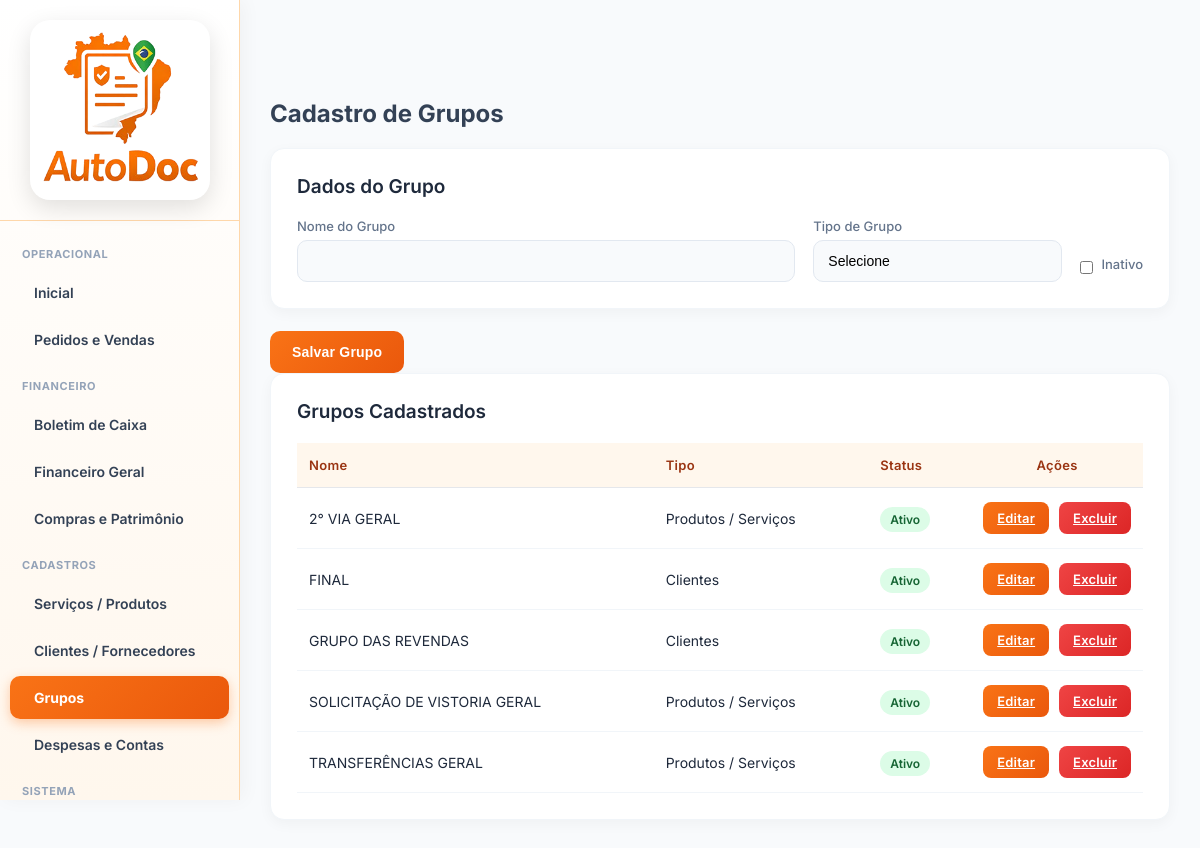
/user/frmGrupo.php (signed in), run on the app's committed database.
### tables this page shows
CREATE TABLE `grupos` (
  `Id` int NOT NULL AUTO_INCREMENT,
  `Nome` varchar(150) DEFAULT NULL,
  `Tipo` char(1) DEFAULT NULL,
  `Inativo` tinyint(1) DEFAULT NULL,
  `idEmpresa` int DEFAULT NULL,
  `DataCadastro` datetime DEFAULT CURRENT_TIMESTAMP,
  PRIMARY KEY (`Id`)
);

### base/baseFuncoes.php (called while the page is built, shortened)
<?php
require_once 'connection.php';
function ExSqlNET($sql, $conn = null, $params = [])
{
    if ($conn === null) {
        global $dbGeralNET;
        $conn = $dbGeralNET;
    }
    $stmt = $conn->prepare($sql);
    $stmt->execute($params);
    return $stmt->fetchAll(PDO::FETCH_ASSOC);
}
?>

### user/frmGrupo.php (the view, shortened to what this page needs)
<?php
require_once '../base/connection.php';
include '../base/baseFuncoes.php';
$idEmpresa = $_SESSION['idEmpresa'] ?? 0;
$grupoEditar = null;
$grupos = ExSqlNET("
    SELECT Nome, Id, Tipo, Inativo
    FROM grupos
    WHERE idEmpresa = ?
    ORDER BY Nome
", null, [$idEmpresa]);
?>
<!DOCTYPE html>
<html lang="pt-br">
<head>
<link rel="stylesheet" href="../css/base.css">
</head>
<body>
<?php include '../base/navbarUser.php'; ?>
<div class="content">
    <h1 class="page-title">Cadastro de Grupos</h1>
    <form method="POST">
        <div class="box">
            <div class="titulo">Dados do Grupo</div>
            <div class="linha">
                <div class="campo nome">
                    <label>Nome do Grupo</label>
                    <input type="text" name="nomeGrupo"
value="<?= $grupoEditar['Nome'] ?? '' ?>">
                </div>
                <div class="campo tipo">
                    <label>Tipo de Grupo</label>
                    <select name="tipoGrupo">
                        <option value="">Selecione</option>
                    </select>
                </div>
                <div class="campo check">
                    <input type="checkbox" name="inativo" id="inativo"
<?= ($grupoEditar['Inativo'] ?? 0) ? 'checked' : '' ?>>
                    <label for="inativo">Inativo</label>
                </div>
            </div>
        </div>
        <button type="submit" class="btn">
            <?= $grupoEditar ? 'Atualizar Grupo' : 'Salvar Grupo' ?>
        </button>
    </form>
    <div class="box">
        <div class="titulo">Grupos Cadastrados</div>
        <table class="tabela">
            <thead>
                <tr>
                    <th>Nome</th>
                    <th>Tipo</th>
                    <th>Status</th>
                    <th style="width:160px; text-align:center;">Ações</th>
                </tr>
            </thead>
            <tbody>
                <?php if ($grupos): ?>
                    <?php foreach ($grupos as $g): ?>
                        <tr>
                            <td><?= htmlspecialchars($g['Nome']) ?></td>
                            <td>
                                <?= $g['Tipo'] == 'P' ? 'Produtos / Serviços' : 'Clientes' ?>
                            </td>
                            <td>
                                <?php if ($g['Inativo']): ?>
                                    <span class="badge inativo">Inativo</span>
                                <?php else: ?>
                                    <span class="badge ativo">Ativo</span>
                                <?php endif; ?>
                            </td>
                             <td class="td-acoes">
                                <div class="acoes">
                                    <a href="?id=<?= $g['Id'] ?>" class="btn btn-sm">Editar</a>
                                    <a href="?excluir=<?= $g['Id'] ?>"
                                       class="btn btn-sm btn-danger"
                                       onclick="return confirm('Tem certeza que deseja excluir este grupo?')">
                                       Excluir
                                    </a>
                                </div>
                            </td>
                        </tr>
                    <?php endforeach; ?>
                <?php endif; ?>
            </tbody>
        </table>
    </div>
</div>
</body>
</html>

### css/base.css (style rules this page uses)
* { margin: 0; padding: 0; box-sizing: border-box; }
html, body { width: 100%; height: 100%; font-family: 'Inter', Arial, sans-serif; background-color: #f5f6fa; font-family: 'Inter', sans-serif; background-color: #f1f5f9; }
body { margin: 0; font-family: 'Inter', Arial, sans-serif; background-color: #f8fafc; }
.content { margin-left: 240px; padding: 30px; }
.page-title { font-size: 24px; font-weight: 700; color: #334155; margin-bottom: 20px; }
table { width: 100%; border-collapse: collapse; }
th, td { padding: 12px; border-bottom: 1px solid #e5e7eb; text-align: left; font-size: 14px; }
th { background-color: #fff7ed; color: #9a3412; }
label { font-size: 14px; color: #64748b; margin-bottom: 6px; display: block; }
input, select, textarea { width: 100%; padding: 10px 12px; border: 1px solid #e5e7eb; border-radius: 8px; font-size: 14px; }
.btn { background: linear-gradient(135deg, #f97316, #ea580c); color: #ffffff; border: none; padding: 12px 20px; border-radius: 8px; font-size: 14px; font-weight: 600; cursor: pointer; }
table { width: 100%; border-collapse: collapse; margin-top: 10px; }
table th, table td { padding: 10px; border-bottom: 1px solid #e5e7eb; font-size: 14px; text-align: left; }
table th { background-color: #fff7ed; color: #9a3412; }
th, td { padding: 10px; border-bottom: 1px solid #e5e7eb; }
input, textarea, select { font-family: 'Poppins', sans-serif; padding: 12px 14px; font-size: 14px; border: 1.5px solid #ddd; border-radius: 8px; outline: none; transition: all 0.25s ease; background-color: #fff; width: 100%; }
input::placeholder, textarea::placeholder { color: #aaa; }
input:not(:placeholder-shown), textarea:not(:placeholder-shown) { border-color: #ffa14d; }
select { appearance: none; -webkit-appearance: none; -moz-appearance: none; background-image: linear-gradient(45deg, transparent 50%, #ff7a00 50%), linear-gradient(135deg, #ff7a00 50%, transparent 50%); background-position: calc(100% - 20px) calc(50% - 3px), calc(100% - 15px) calc(50% - 3px); background-size: 5px 5px, 5px 5px; background-repeat: no-repeat; }
option { font-family: 'Poppins', sans-serif; }

### user/frmGrupo.php (style rules this page uses)
body { font-family: 'Inter', sans-serif; font-size: 15px; color: #1e293b; background: #f8fafc; }
.box { background: #ffffff; padding: 26px; border-radius: 14px; box-shadow: 0 4px 14px rgba(0, 0, 0, 0.04); margin-bottom: 22px; border: 1px solid #f1f5f9; }
.titulo { font-size: 19px; font-weight: 600; margin-bottom: 20px; color: #1e293b; }
label { font-size: 13px; color: #64748b; margin-bottom: 6px; font-weight: 500; }
input[type="text"], select { width: 100%; padding: 12px 14px; border-radius: 10px; border: 1px solid #e2e8f0; font-size: 14px; transition: all 0.2s ease; background: #f8fafc; }
.linha { display: flex; gap: 18px; flex-wrap: wrap; align-items: flex-end; }
.campo { display: flex; flex-direction: column; }
.campo.nome { flex: 2; min-width: 260px; }
.campo.tipo { flex: 1; min-width: 200px; }
.campo.check { flex-direction: row; align-items: center; gap: 8px; margin-bottom: 4px; font-size: 14px; }
.btn { display: inline-flex; align-items: center; justify-content: center; padding: 13px 22px; border-radius: 10px; border: none; font-size: 14px; font-weight: 600; cursor: pointer; background: linear-gradient(135deg, #f97316, #ea580c); color: white; transition: all 0.2s ease; letter-spacing: 0.2px; }
.btn-sm { padding: 8px 14px; font-size: 13px; border-radius: 8px; }
.btn-danger { background: linear-gradient(135deg, #ef4444, #dc2626); }
.tabela { width: 100%; border-collapse: collapse; font-size: 14px; }
.tabela thead { background: #fff7ed; }
.tabela th { padding: 14px 12px; text-align: left; color: #9a3412; font-weight: 600; font-size: 13px; letter-spacing: 0.3px; }
.tabela td { padding: 14px 12px; border-bottom: 1px solid #f1f5f9; }
.tabela tbody tr { transition: all 0.15s ease; }
.badge { padding: 5px 10px; border-radius: 999px; font-size: 12px; font-weight: 600; }
.badge.ativo { background: #dcfce7; color: #166534; }
.td-acoes { text-align: center; }
.acoes { display: flex; justify-content: center; gap: 10px; }

### data on the page
grupos: Nome "2° VIA GERAL", Tipo "Produtos / Serviços", Inativo "Ativo"
grupos: Nome "FINAL", Tipo "Clientes", Inativo "Ativo"
grupos: Nome "GRUPO DAS REVENDAS", Tipo "Clientes", Inativo "Ativo"
grupos: Nome "SOLICITAÇÃO DE VISTORIA GERAL", Tipo "Produtos / Serviços", Inativo "Ativo"
grupos: Nome "TRANSFERÊNCIAS GERAL", Tipo "Produtos / Serviços", Inativo "Ativo"
